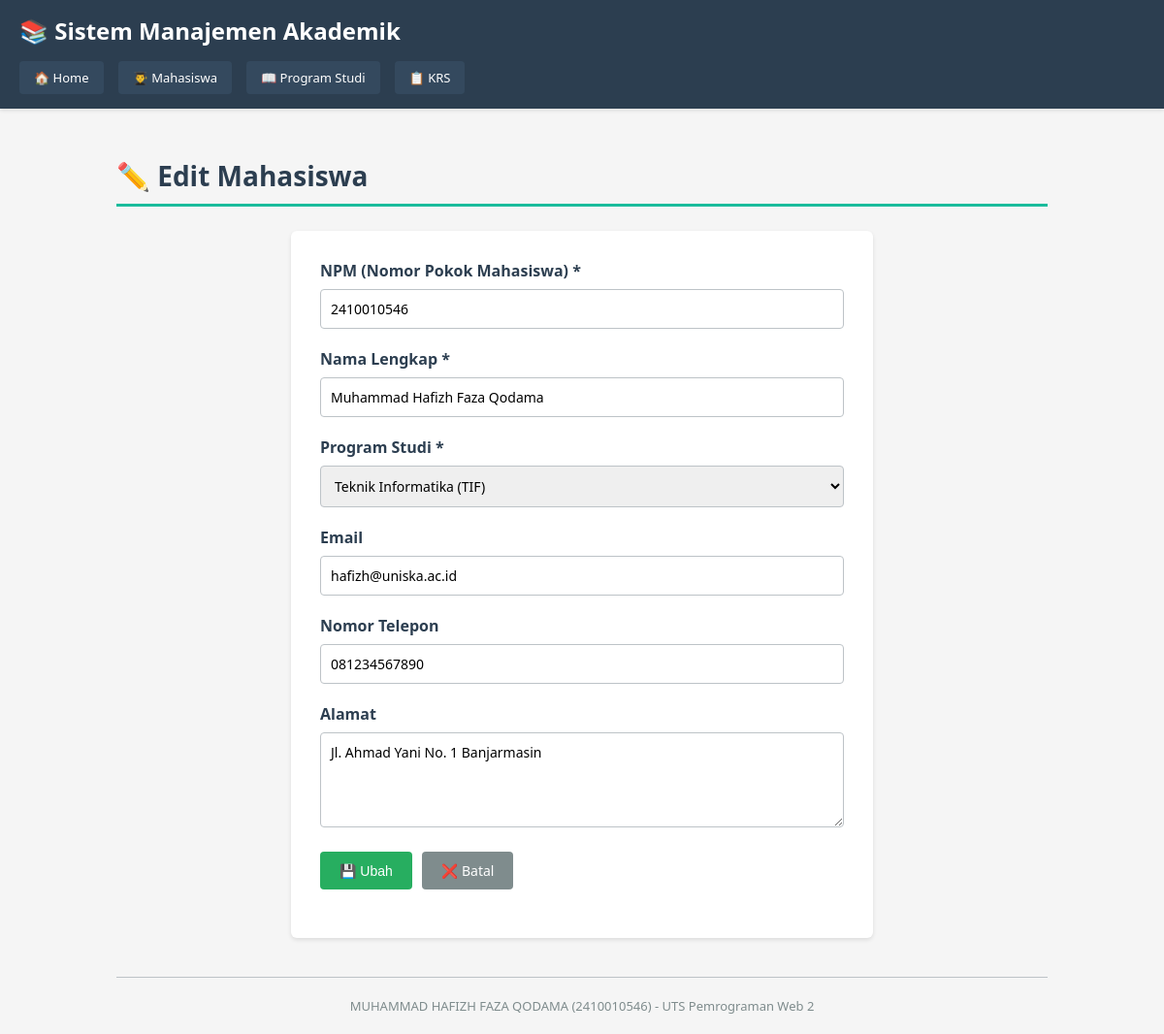
Screenshot of /mahasiswa/edit.php?id=1 with the database file from the repository.
### tables this page shows
CREATE TABLE IF NOT EXISTS mahasiswa (
    id INT PRIMARY KEY AUTO_INCREMENT,
    npm VARCHAR(20) NOT NULL UNIQUE,
    nama VARCHAR(100) NOT NULL,
    email VARCHAR(100),
    no_telp VARCHAR(15),
    alamat TEXT,
    id_prodi INT NOT NULL,
    created_at TIMESTAMP DEFAULT CURRENT_TIMESTAMP,
    FOREIGN KEY (id_prodi) REFERENCES prodi(id) ON DELETE CASCADE ON UPDATE CASCADE
);

CREATE TABLE IF NOT EXISTS prodi (
    id INT PRIMARY KEY AUTO_INCREMENT,
    nama_prodi VARCHAR(100) NOT NULL UNIQUE,
    kode_prodi VARCHAR(20) NOT NULL UNIQUE,
    created_at TIMESTAMP DEFAULT CURRENT_TIMESTAMP
);

### src/mahasiswa/edit.php (the view, shortened to what this page needs)
<?php
require_once '../config/koneksi.php';
$messageType = '';
$mahasiswa = null;
if (!isset($_GET['id'])) {
    $message = "ID tidak ditemukan!";
    $messageType = "danger";
} else {
    $id = intval($_GET['id']);
    $result = $conn->query("SELECT * FROM mahasiswa WHERE id = $id");
    if (!$result || $result->num_rows == 0) {
        $message = "Data tidak ditemukan!";
        $messageType = "danger";
    } else {
        $mahasiswa = $result->fetch_assoc();
    }
}
$prodi_result = $conn->query("SELECT id, nama_prodi, kode_prodi FROM prodi ORDER BY nama_prodi ASC");
$prodi_list = $prodi_result->fetch_all(MYSQLI_ASSOC);
?>
<!DOCTYPE html>
<html lang="id">
<head>
    <link rel="stylesheet" href="../assets/style.css">
</head>
<body>
    <div class="navbar">
        <h1>📚 Sistem Manajemen Akademik</h1>
        <nav>
            <a href="../index.php">🏠 Home</a>
            <a href="../mahasiswa/index.php">👨‍🎓 Mahasiswa</a>
            <a href="../prodi/index.php">📖 Program Studi</a>
            <a href="../krs/index.php">📋 KRS</a>
        </nav>
    </div>
    <div class="container">
        <h2 class="page-title">✏️ Edit Mahasiswa</h2>
        <?php if ($messageType != "danger" && isset($mahasiswa)): ?>
            <div class="form-container">
                <form method="POST">
                    <div class="form-group">
                        <label for="npm">NPM (Nomor Pokok Mahasiswa) *</label>
                        <input type="text" id="npm" name="npm" required maxlength="20"
                            value="<?php echo htmlspecialchars($mahasiswa['npm']); ?>">
                    </div>
                    <div class="form-group">
                        <label for="nama">Nama Lengkap *</label>
                        <input type="text" id="nama" name="nama" required
                            value="<?php echo htmlspecialchars($mahasiswa['nama']); ?>">
                    </div>
                    <div class="form-group">
                        <label for="id_prodi">Program Studi *</label>
                        <select id="id_prodi" name="id_prodi" required>
                            <?php foreach ($prodi_list as $p): ?>
                                <option value="<?php echo $p['id']; ?>"
                                    <?php echo $p['id'] == $mahasiswa['id_prodi'] ? 'selected' : ''; ?>>
                                    <?php echo htmlspecialchars($p['nama_prodi'] . ' (' . $p['kode_prodi'] . ')'); ?>
                                </option>
                            <?php endforeach; ?>
                        </select>
                    </div>
                    <div class="form-group">
                        <label for="email">Email</label>
                        <input type="email" id="email" name="email"
                            value="<?php echo htmlspecialchars($mahasiswa['email'] ?? ''); ?>">
                    </div>
                    <div class="form-group">
                        <label for="no_telp">Nomor Telepon</label>
                        <input type="text" id="no_telp" name="no_telp" maxlength="15"
                            value="<?php echo htmlspecialchars($mahasiswa['no_telp'] ?? ''); ?>">
                    </div>
                    <div class="form-group">
                        <label for="alamat">Alamat</label>
                        <textarea id="alamat" name="alamat" rows="4"><?php echo htmlspecialchars($mahasiswa['alamat'] ?? ''); ?></textarea>
                    </div>
                    <div class="form-group" style="display: flex; gap: 10px;">
                        <button type="submit" class="btn btn-success">💾 Ubah</button>
                        <a href="index.php" class="btn btn-secondary">❌ Batal</a>
                    </div>
                </form>
            </div>
        <?php endif; ?>
        <div class="footer">
            <p>MUHAMMAD HAFIZH FAZA QODAMA (2410010546) - UTS Pemrograman Web 2</p>
        </div>
    </div>
</body>
</html>

### src/assets/style.css (style rules this page uses)
* { margin: 0; padding: 0; box-sizing: border-box; }
body { font-family: 'Segoe UI', Tahoma, Geneva, Verdana, sans-serif; background-color: #f5f5f5; color: #333; }
.navbar { background-color: #2c3e50; color: white; padding: 15px 20px; margin-bottom: 30px; box-shadow: 0 2px 4px rgba(0,0,0,0.1); }
.navbar h1 { font-size: 24px; margin-bottom: 10px; }
.navbar nav { margin-top: 15px; display: flex; gap: 15px; flex-wrap: wrap; }
.navbar a { color: white; text-decoration: none; padding: 8px 15px; background-color: #34495e; border-radius: 4px; transition: background-color 0.3s; font-size: 13px; }
.container { max-width: 1000px; margin: 0 auto; padding: 20px; }
.page-title { color: #2c3e50; margin-bottom: 25px; font-size: 28px; border-bottom: 3px solid #1abc9c; padding-bottom: 10px; }
.btn { padding: 10px 20px; text-decoration: none; border: none; border-radius: 4px; cursor: pointer; transition: all 0.3s; font-size: 14px; font-weight: 500; }
.btn-success { background-color: #27ae60; color: white; }
.btn-secondary { background-color: #7f8c8d; color: white; }
.form-group { margin-bottom: 20px; }
label { display: block; margin-bottom: 8px; font-weight: 600; color: #2c3e50; }
input[type="text"], input[type="email"], input[type="number"], select, textarea { width: 100%; padding: 10px; border: 1px solid #bdc3c7; border-radius: 4px; font-size: 14px; font-family: inherit; transition: border-color 0.3s; }
.form-container { background-color: white; padding: 30px; border-radius: 6px; box-shadow: 0 2px 4px rgba(0,0,0,0.1); max-width: 600px; margin: 0 auto; }
.footer { text-align: center; margin-top: 40px; padding-top: 20px; border-top: 1px solid #bdc3c7; color: #7f8c8d; font-size: 13px; }

### rows the page displays
mahasiswa: npm "2410010546", nama "Muhammad Hafizh Faza Qodama", id_prodi "Teknik Informatika (TIF)", email "hafizh@uniska.ac.id", no_telp "081234567890", alamat "Jl. Ahmad Yani No. 1 Banjarmasin"
